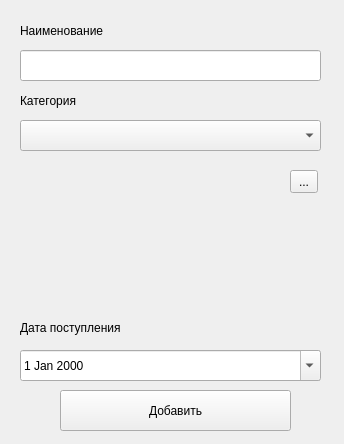
<?xml version="1.0" encoding="UTF-8"?>
<ui version="4.0">
 <class>AddDialog</class>
 <widget class="QWidget" name="AddDialog">
  <property name="geometry">
   <rect>
    <x>0</x>
    <y>0</y>
    <width>344</width>
    <height>444</height>
   </rect>
  </property>
  <property name="windowTitle">
   <string>Form</string>
  </property>
  <widget class="QLabel" name="label">
   <property name="geometry">
    <rect>
     <x>20</x>
     <y>15</y>
     <width>181</width>
     <height>31</height>
    </rect>
   </property>
   <property name="text">
    <string>Наименование</string>
   </property>
  </widget>
  <widget class="QLabel" name="label_2">
   <property name="geometry">
    <rect>
     <x>20</x>
     <y>90</y>
     <width>251</width>
     <height>21</height>
    </rect>
   </property>
   <property name="text">
    <string>Категория</string>
   </property>
  </widget>
  <widget class="QLineEdit" name="lineEdit">
   <property name="geometry">
    <rect>
     <x>20</x>
     <y>50</y>
     <width>301</width>
     <height>31</height>
    </rect>
   </property>
  </widget>
  <widget class="QPushButton" name="pushButton">
   <property name="geometry">
    <rect>
     <x>60</x>
     <y>390</y>
     <width>231</width>
     <height>41</height>
    </rect>
   </property>
   <property name="text">
    <string>Добавить</string>
   </property>
  </widget>
  <widget class="QComboBox" name="comboBox">
   <property name="geometry">
    <rect>
     <x>20</x>
     <y>120</y>
     <width>301</width>
     <height>31</height>
    </rect>
   </property>
  </widget>
  <widget class="QLabel" name="label_3">
   <property name="geometry">
    <rect>
     <x>20</x>
     <y>170</y>
     <width>261</width>
     <height>141</height>
    </rect>
   </property>
   <property name="text">
    <string/>
   </property>
  </widget>
  <widget class="QToolButton" name="toolButton">
   <property name="geometry">
    <rect>
     <x>290</x>
     <y>170</y>
     <width>28</width>
     <height>23</height>
    </rect>
   </property>
   <property name="text">
    <string>...</string>
   </property>
  </widget>
  <widget class="QLabel" name="label_4">
   <property name="geometry">
    <rect>
     <x>20</x>
     <y>320</y>
     <width>241</width>
     <height>16</height>
    </rect>
   </property>
   <property name="text">
    <string>Дата поступления</string>
   </property>
  </widget>
  <widget class="QDateEdit" name="dateEdit">
   <property name="geometry">
    <rect>
     <x>20</x>
     <y>350</y>
     <width>301</width>
     <height>31</height>
    </rect>
   </property>
   <property name="calendarPopup">
    <bool>true</bool>
   </property>
  </widget>
 </widget>
 <resources/>
 <connections/>
</ui>
